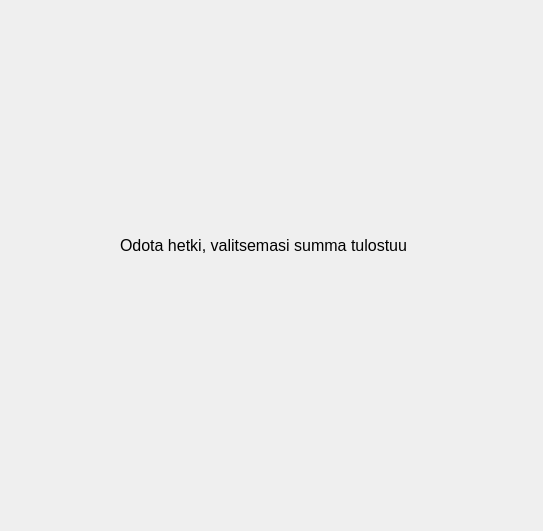
<?xml version="1.0" encoding="UTF-8"?>
<ui version="4.0">
 <class>tulostus</class>
 <widget class="QWidget" name="tulostus">
  <property name="geometry">
   <rect>
    <x>0</x>
    <y>0</y>
    <width>543</width>
    <height>531</height>
   </rect>
  </property>
  <property name="windowTitle">
   <string>Form</string>
  </property>
  <widget class="QLabel" name="label">
   <property name="geometry">
    <rect>
     <x>120</x>
     <y>230</y>
     <width>351</width>
     <height>31</height>
    </rect>
   </property>
   <property name="font">
    <font>
     <pointsize>12</pointsize>
    </font>
   </property>
   <property name="text">
    <string>Odota hetki, valitsemasi summa tulostuu</string>
   </property>
  </widget>
 </widget>
 <resources/>
 <connections/>
</ui>
